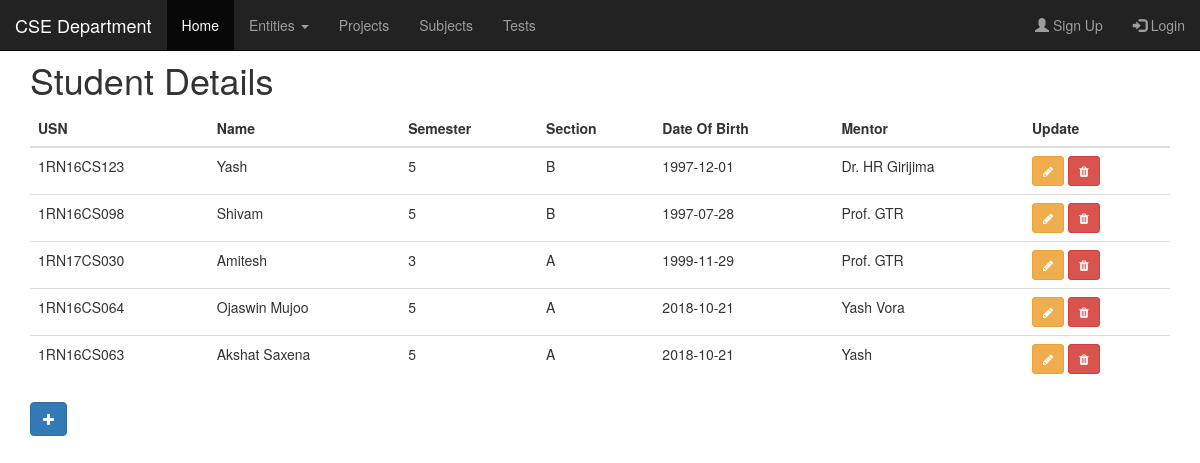
Page /student on the committed database.
### tables this page shows
CREATE TABLE Student (
USN CHAR(10)  NOT NULL PRIMARY KEY,
Name VARCHAR(20)  NOT NULL,
Semester INTEGER NOT NULL,
dob DATE,
Section CHAR,
Class_ID INTEGER,
Mentor VARCHAR(20),
FOREIGN KEY(Class_ID) REFERENCES CLASS(Class_ID) ON DELETE CASCADE,
FOREIGN KEY(Class_ID) REFERENCES CLASS(Class_ID) ON UPDATE CASCADE

);

### flaskapp.py (the view)
@app.route("/student")
def index_student():
	student_list = query_db("SELECT * FROM student")
	return render_template("/student/index_student.html", student_list=student_list)

### flaskapp.py (called while the page is built)
def get_db():
	db = getattr(g, '_database', None)
	if db is None:
		db = g._database = sqlite3.connect(DATABASE)
		db.row_factory = sqlite3.Row
	return db

def query_db(query, args=(), one=False):
	cur = get_db().execute(query, args)
	rv = cur.fetchall()
	cur.close()
	return (rv[0] if rv else None) if one else rv

@app.teardown_appcontext
def close_connection(exception):
	db = getattr(g, '_database', None)
	if db is not None:
		db.close()

### templates/student/index_student.html
{% extends "base.html" %}
{% block title %}Student Details{% endblock %}
{% block content %}
<table class="table">
	<thead>
		<tr>
			<th scope="col">USN</th>
			<th scope="col">Name</th>
			<th scope="col">Semester</th>
			<th scope="col">Section</th>
			<th scope="col">Date Of Birth</th>
			<th scope="col">Mentor</th>
			<th scope="col">Update</th>
		</tr>
	</thead>
	{% for student in student_list: %}
	<tr>
		<td>{{ student["USN"] }}</td>
		<td>{{ student["Name"] }}</td>
		<td>{{ student["Semester"] }}</td>
		<td>{{ student["Section"] }}</td>
		<td>{{ student["dob"]}}</td>
		<td>{{ student["Mentor"] }}</td>
		<td>
			<a class="btn btn-warning btn-sm" href="./update_student/{{student.USN}}"><i class="fa fa-pencil"></i></a>
			<a class="btn btn-danger btn-sm" href="./delete_student/{{student.USN}}"><i class="fa fa-trash"></i></a>
		</td>
	</tr>
	{% endfor %}
</table>
<a class="btn btn-primary" href="./create_student"><i class="fa fa-plus"></i></a>
{% endblock %}

### templates/base.html (style rules this page uses)
body { padding-top: 40px; }

### rows in the picture
Student: USN "1RN16CS123", Name "Yash", Semester "5", Section "B", dob "1997-12-01", Mentor "Dr. HR Girijima"
Student: USN "1RN16CS098", Name "Shivam", Semester "5", Section "B", dob "1997-07-28", Mentor "Prof. GTR"
Student: USN "1RN17CS030", Name "Amitesh", Semester "3", Section "A", dob "1999-11-29", Mentor "Prof. GTR"
Student: USN "1RN16CS064", Name "Ojaswin Mujoo", Semester "5", Section "A", dob "2018-10-21", Mentor "Yash Vora"
Student: USN "1RN16CS063", Name "Akshat Saxena", Semester "5", Section "A", dob "2018-10-21", Mentor "Yash"
